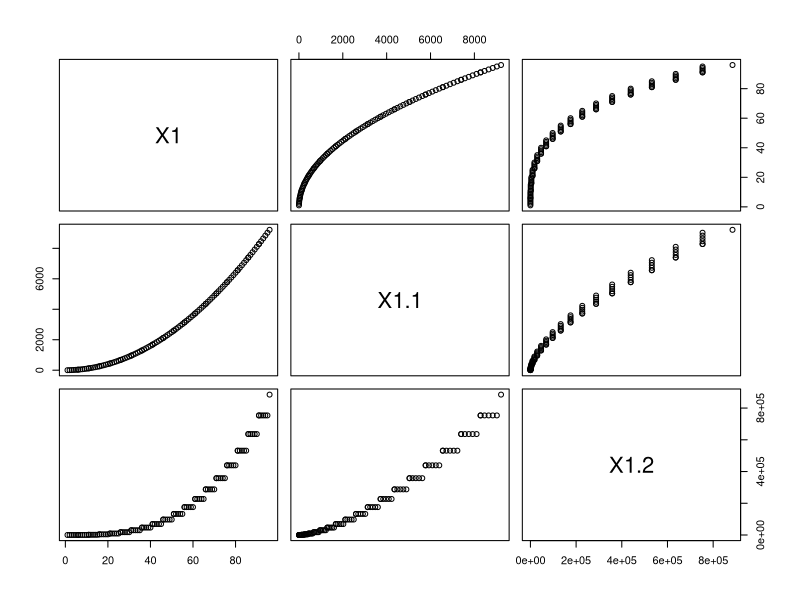

This figure's R source:


a <- c(1:100)
b <- a^2
df1 <- data.frame(a, b)

d <- seq(1, 100, by =5)
f <- d^3
df2 <- data.frame(d, f)

l <- c(1:nrow(df1))
k <- c(2:nrow(df2))
df3 <- data.frame()
df4 <- data.frame()
for(j in k){
  for(i in l){
    if (df1[i,1] == df2[j,1]){
      df3 <- c(df1[i,1],df1[i,2],df2[j,2])
      df4 <- rbind(df4,df3)
    }
    else if((df1[i,1] < df2[j,1]) & (df1[i,1] >= df2[(j-1),1])){
      df3 <- c(df1[i,1],df1[i,2],df2[(j-1),2])
      df4 <- rbind(df4,df3)
  }
  }
}



plot(df4)